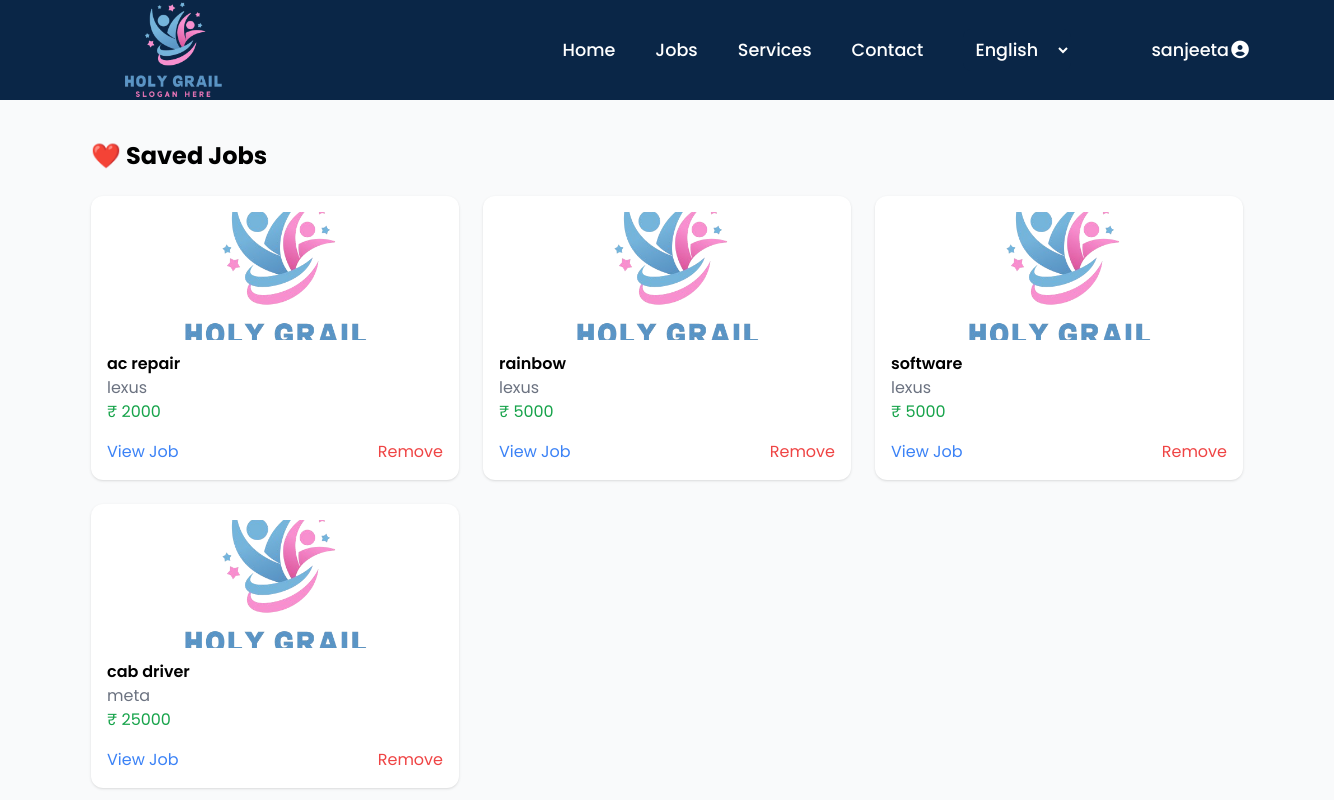
Page /jobs/saved-jobs/ (signed in) on the committed database.
### jobs/models.py (models this page shows, shortened)
class SavedJob(models.Model):
    user = models.ForeignKey(
        settings.AUTH_USER_MODEL,
        on_delete=models.CASCADE,
        related_name="saved_jobs"
    )
    job = models.ForeignKey(
        Job,
        on_delete=models.CASCADE,
        related_name="saved_by"
    )
    saved_at = models.DateTimeField(auto_now_add=True)
    class Meta:
        unique_together = ("user", "job")

class Job(models.Model):
    employer = models.ForeignKey(
        settings.AUTH_USER_MODEL,
        on_delete=models.CASCADE,
        related_name="jobs",
        null=True,        # 👈 IMPORTANT
        blank=True
    )
    STATUS_CHOICES = (
        ("open", "Open"),
        ("closed", "Closed"),
    )
    title = models.CharField(max_length=200)
    company_name = models.CharField(max_length=200)
    location = models.CharField(max_length=100)
    job_type = models.CharField(max_length=50)
    companyEmail = models.EmailField(null=True,blank=True)
    salary = models.IntegerField()
    station = models.CharField(max_length=100)
    description = models.TextField(null=True,blank=True)
    created_at = models.DateTimeField(auto_now_add=True)
    experience = models.CharField(max_length=100)
    education= models.CharField(max_length=200)
    skills = models.CharField(max_length=400)
    shift = models.CharField(max_length=50)
    expires_at = models.DateField(null=True, blank=True)
    status = models.CharField(
        max_length=10,
        choices=STATUS_CHOICES,
        default="open"
    )

### jobs/views.py (the view)
# urls.py: path("saved-jobs/", views.saved_jobs, name="saved_jobs"),
@login_required
def saved_jobs(request):
    saved_jobs = SavedJob.objects.filter(
        user=request.user
    ).select_related("job")
    return render(request, "jobs/saved_jobs.html", {
        "saved_jobs": saved_jobs
    })

### templates/jobs/saved_jobs.html
{% extends "home.html" %}
{% load static %}
{% block body %}
<div class="max-w-6xl mx-auto mt-10">
<h2 class="text-2xl font-bold mb-6">
❤️ Saved Jobs
</h2>
<div class="grid grid-cols-3 gap-6">
{% for saved in saved_jobs %}
<div class="bg-white rounded-xl shadow p-4">
<img src="{% static 'images/logo.png' %}"
class="w-full h-32 object-cover rounded-lg">
<h3 class="mt-3 font-semibold">
{{ saved.job.title }}
</h3>
<p class="text-gray-500">
{{ saved.job.company_name }}
</p>
<p class="text-green-600">
₹ {{ saved.job.salary }}
</p>
<div class="flex justify-between mt-4">
<a href="{% url 'jobs:job_detail' saved.job.id %}"
class="text-blue-500">
View Job
</a>
<a href="{% url 'jobs:unsave_job' saved.job.id %}"
class="text-red-500">
Remove
</a>
</div>
</div>
{% empty %}
<p>No saved jobs yet</p>
{% endfor %}
</div>
</div>
{% endblock %}

### templates/home.html (shortened to what this page needs)
{% load static %}
<!DOCTYPE html>
<html lang="en">
  <head>
    {% block csslink %}
      <link rel="stylesheet" href="{%static 'css/style.css' %}">
      <link rel="stylesheet" href="https://cdnjs.cloudflare.com/ajax/libs/font-awesome/7.0.1/css/all.min.css" />
    {% endblock csslink %}
    <script src="https://cdn.tailwindcss.com"></script>
    <link href="https://unpkg.com/boxicons@2.1.4/css/boxicons.min.css" rel="stylesheet" />
  </head>
  <body class="font-poppins relative bg-gray-50">
    <header class="bg-primary sticky top-0 z-50">
      <nav class="max-w-[1200px] mx-auto px-4">
        <div id="navbar" class="flex justify-between items-center h-[100px]">
          {% if user.profile.role == "seeker" %}
            <a href="{% url 'accounts:seeker_dashboard' %}">
              <img
                class="w-[100px] md:w-[180px]"
                src="{% static 'images/logo.png' %}"
                alt="LOGO"
              />
            </a>
          {% endif %}
          <ul
            id="menu"
            class="hidden md:flex items-center list-none space-x-0 md:space-x-10 text-white font-medium text-[1.1rem]"
          >
          {% if user.profile.role == "seeker" %}
          <li>
            <a href="{% url 'accounts:seeker_dashboard' %}" class="hover:text-accent transition-colors"
              >Home</a
            >
          </li>
          {% else %}
          <li>
            <a href="{% url 'accounts:provider_dashboard' %}" class="hover:text-accent transition-colors"
              >Home</a
            >
          </li>
          {% endif %}
            <li class="relative group z-20">
              {% if user.profile.role == "seeker" %}
              <a href="{% url 'jobs:job_list' %}" class="hover:text-accent transition-colors"
                >Jobs</a
              >
              {% else %}
              <a href="{% url 'jobs:recruiter_dashboard' %}" class="hover:text-accent transition-colors"
                >Jobs</a
              >
              {% endif %}
            </li>
            <li class="relative group z-20">
              <a href="{% url 'Pages:services' %}" class="hover:text-accent transition-colors"
                >Services</a
              >
            </li>
            <li class="relative group">
              <a href="{% url 'Pages:contact' %}" class="hover:text-accent transition-colors"
                >Contact</a
              >
            </li>
            <li>
              <select
                title="language"
                class="lang-option bg-primary text-white p-2 rounded-lg border-none outline-none cursor-pointer md:ml-0"
              >
                <option value="English">English</option>
              </select>
            </li>
            <li class="hidden lg:block ml-10 p-0">
              <div class="signin-buttons relative">
                {% if user.is_authenticated %}
                  <div class="d-flex align-items-center gap-3">
                      <li class="relative group z-20">
                        <span  class="hover:text-accent transition-colors"
                          >{{ user.username }}<i class="fa-solid fa-circle-user"></i></
                    </li>
                  </div>
                  {% endif %}
              </div>
            </li>
          </ul>
        </div>
      </nav>
    </header>
{% block body %}{% endblock body %}
  </body>
</html>

### static/css/style.css (style rules this page uses)
html { scroll-behavior: smooth; }

### rows in the picture
SavedJob: job "ac repair", job.company_name "lexus", job.salary "2000"
SavedJob: job "rainbow", job.company_name "lexus", job.salary "5000"
SavedJob: job "software", job.company_name "lexus", job.salary "5000"
SavedJob: job "cab driver", job.company_name "meta", job.salary "25000"

### other values in the picture
{{ user.username }} "sanjeeta"
